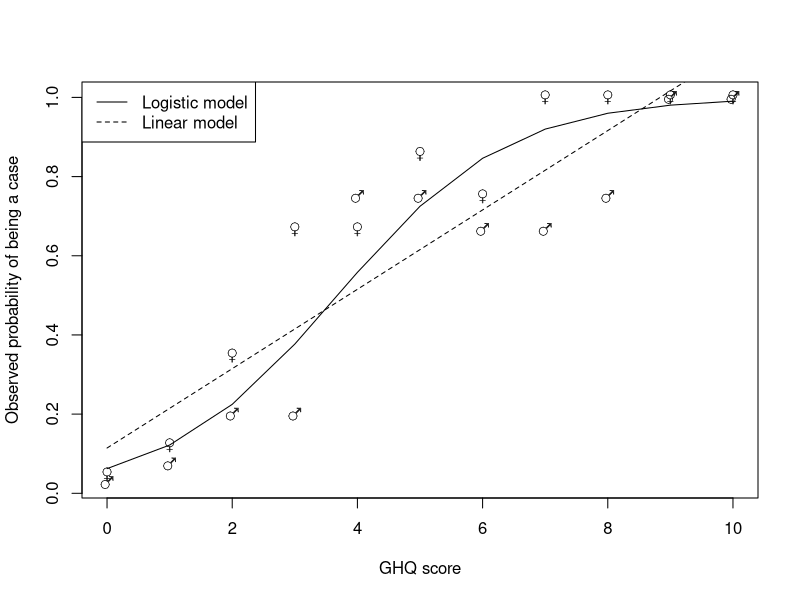
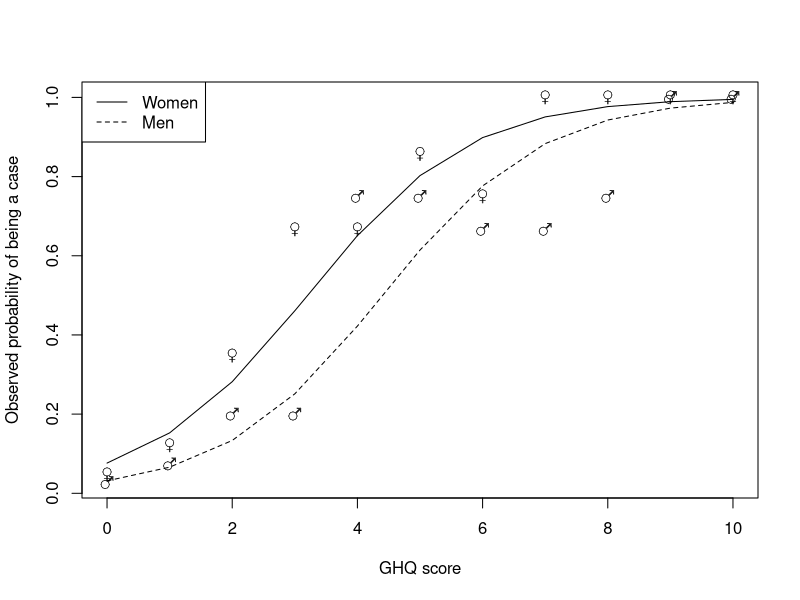
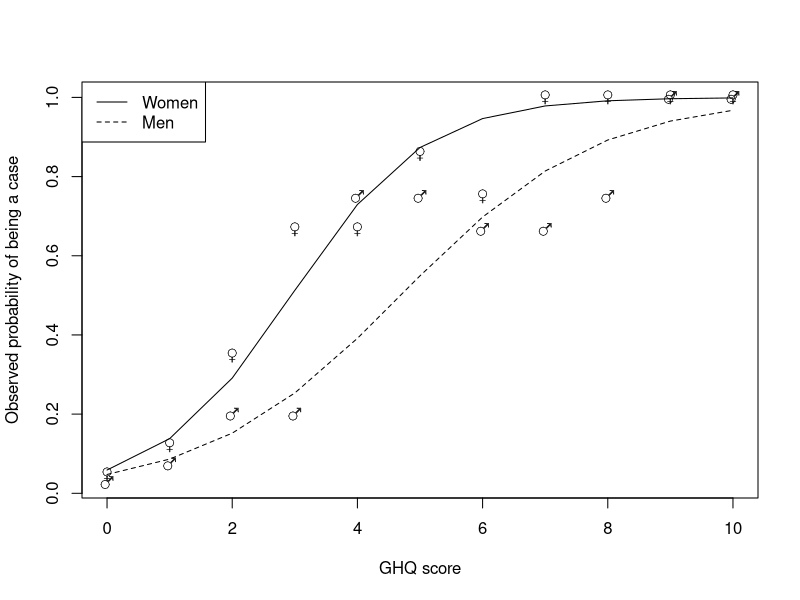

These charts were generated, in order, by the following R code:
## ---- chunk 1
knitr::opts_chunk$set(echo = TRUE)
## ---- chunk 2
GHQ <- c(0:10, 0:10)
sex <- c(rep(0,11), rep(1,11))
ncases <- c(4, 4, 8, 6, 4, 6, 3, 2, 3, 2, 1, 1, 2, 2, 1, 3, 3, 2, 4, 3, 2, 2)
nnotcases <- c(80, 29, 15, 3, 2, 1, 1, 0, 0, 0, 0, 36, 25, 8, 4, 1, 1, 1, 2, 1, 0, 0)
cbind(sex, GHQ, ncases, nnotcases)
sex <- factor(sex, levels = c(0, 1), labels = c("F", "M"))
## ---- chunk 3
GHQ_reg <- glm(cbind(ncases,nnotcases) ~ sex, family = binomial)
summary(GHQ_reg)
predict(GHQ_reg, type = "response")
GHQ_reg1 <- glm(cbind(ncases,nnotcases) ~ GHQ, family = binomial)
fitted <- predict(GHQ_reg1, type = "response")
pobsv <- ncases / (ncases + nnotcases)
plot(GHQ, pobsv, type = "n", xlab = "GHQ score", ylab = "Observed probability of being a case")
text(GHQ, pobsv, ifelse(sex == "F", "\\VE", "\\MA"), vfont = c("serif", "plain"), cex = 1.25)
lines(0:10, fitted[1:11])
GHQ_lin <- lm(pobsv ~ GHQ)
summary(GHQ_lin)
fitted <- predict(GHQ_lin)
lines(0:10, fitted[1:11], lty = 2)
legend("topleft", c("Logistic model", "Linear model"), lty = 1:2)
## ---- chunk 4
GHQ_reg2 <- glm(cbind(ncases,nnotcases) ~ sex + GHQ, family = binomial)
summary(GHQ_reg2)
fitted <- predict(GHQ_reg2, type = "response")
pobsv <- ncases / (ncases + nnotcases)
plot(GHQ, pobsv, type = "n", xlab = "GHQ score", ylab = "Observed probability of being a case")
text(GHQ, pobsv, ifelse(sex == "F", "\\VE", "\\MA"), vfont = c("serif", "plain"), cex = 1.25)
lines(0:10, fitted[1:11])
lines(0:10, fitted[12:22], lty = 2)
legend("topleft", c("Women", "Men"), lty = 1:2)
#interaction model
GHQ_reg3 <- glm(cbind(ncases,nnotcases) ~ sex * GHQ, family = binomial)
summary(GHQ_reg3)

fitted <- predict(GHQ_reg3, type = "response")
pobsv <- ncases / (ncases + nnotcases)
plot(GHQ, pobsv, type = "n", xlab = "GHQ score", ylab = "Observed probability of being a case")
text(GHQ, pobsv, ifelse(sex == "F", "\\VE", "\\MA"), vfont = c("serif", "plain"), cex = 1.25)
lines(0:10, fitted[1:11])
lines(0:10, fitted[12:22], lty = 2)
legend("topleft", c("Women", "Men"), lty = 1:2)
## ---- chunk 5
work <- rep(c(1, 2, 3), c(12, 12, 12))
tenure <- rep(c(rep(1, 6), rep(2, 6)), 3)
type <- rep(c(rep(1, 3), rep(2, 3)), 6)
age <- rep(c(1, 2, 3), 12)

yes <- c(18, 15, 6, 34, 10, 2, 15, 13, 9, 28, 4, 6, 5, 3, 1, 56, 56, 35, 1, 1, 1, 12, 21, 
         8, 17, 10, 15, 29, 3, 7, 34, 17, 19, 44, 13, 16, 2, 0, 3, 23, 52, 49, 3, 2, 0, 
         9, 31, 51, 30, 23, 21, 22, 13, 11, 25, 19, 40, 25, 16, 12, 8, 5, 1, 54, 191, 
         102, 4, 2, 2, 19, 76, 61)
no <- yes[c(7:12, 19:24, 31:36, 43:48, 55:60, 67:72)]
yes <- yes[c(1:6, 13:18, 25:30, 37:42, 49:54, 61:66)]

work <- factor(work, levels = c(1, 2, 3), labels = c("skilled", "unskilled", "office"))
tenure <- factor(tenure, levels = c(1, 2), labels = c("rent", "own"))
type <- factor(type, levels = c(1, 2), labels = c("apartment", "house"))
age <- factor(age, levels = c(1, 2, 3), labels = c("<30", "31-45", "46+"))

data.frame(work, tenure, type, age, yes, no)
## ---- chunk 6
# R will create the dummy variables automatically when using factor variables:
reg <- glm(cbind(yes,no) ~ work + type + tenure + age, family = "binomial")
summary(reg)
## ---- chunk 7
reg <- glm(cbind(yes,no) ~ work + tenure + type + age, family = binomial)
step(reg, direction = "backward")
## ---- chunk 8
library(HSAUR3)
data(backpain)
str(backpain)
library(survival)
backpain_glm <- clogit(I(status == "case") ~ driver + suburban + strata(ID), data = backpain)
summary(backpain_glm)
